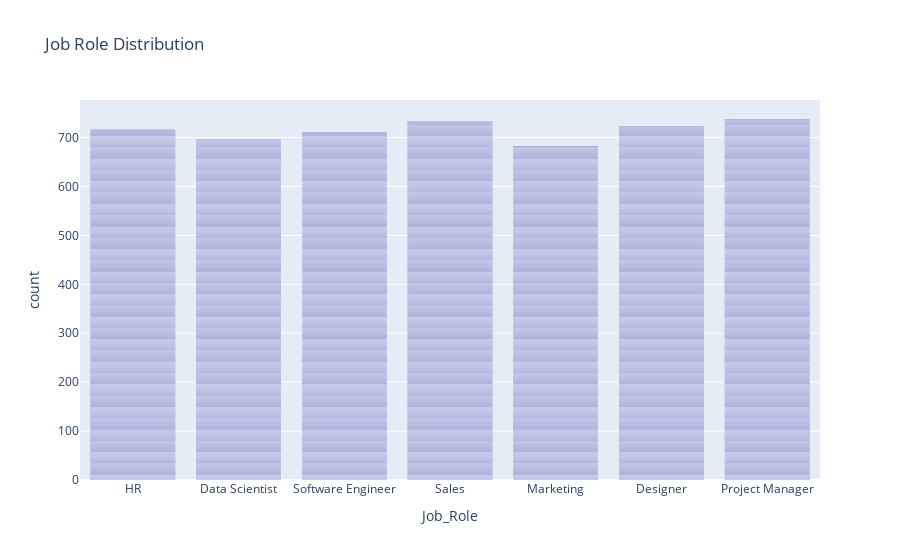

Write notebook code for a chart like this one.
### Code cell
# Job role distribution
# Plotting

# Job role distribution using plotly
fig = px.bar(data, x='Job_Role', title='Job Role Distribution', color_discrete_sequence=['darkblue'])
fig.show()

### Figure 1 — Plotly figure (JSON) as saved in the notebook; plotly's stock layout.template omitted (floating-point values rounded to 4 significant figures; data arrays with more than 128 entries replaced by an {"elided": "..."} marker saying what was removed)
{"data": [{"alignmentgroup": "True", "hovertemplate": "Job_Role=%{x}<br>count=%{y}<extra></extra>", "legendgroup": "", "marker": {"color": "darkblue", "pattern": {"shape": ""}}, "name": "", "offsetgroup": "", "orientation": "v", "showlegend": false, "textposition": "auto", "type": "bar", "x": {"elided": "5000 str values"}, "xaxis": "x", "y": {"elided": "5000 int values"}, "yaxis": "y"}], "layout": {"barmode": "relative", "legend": {"tracegroupgap": 0}, "title": {"text": "Job Role Distribution"}, "xaxis": {"anchor": "y", "domain": [0, 1], "title": {"text": "Job_Role"}}, "yaxis": {"anchor": "x", "domain": [0, 1], "title": {"text": "count"}}}}
